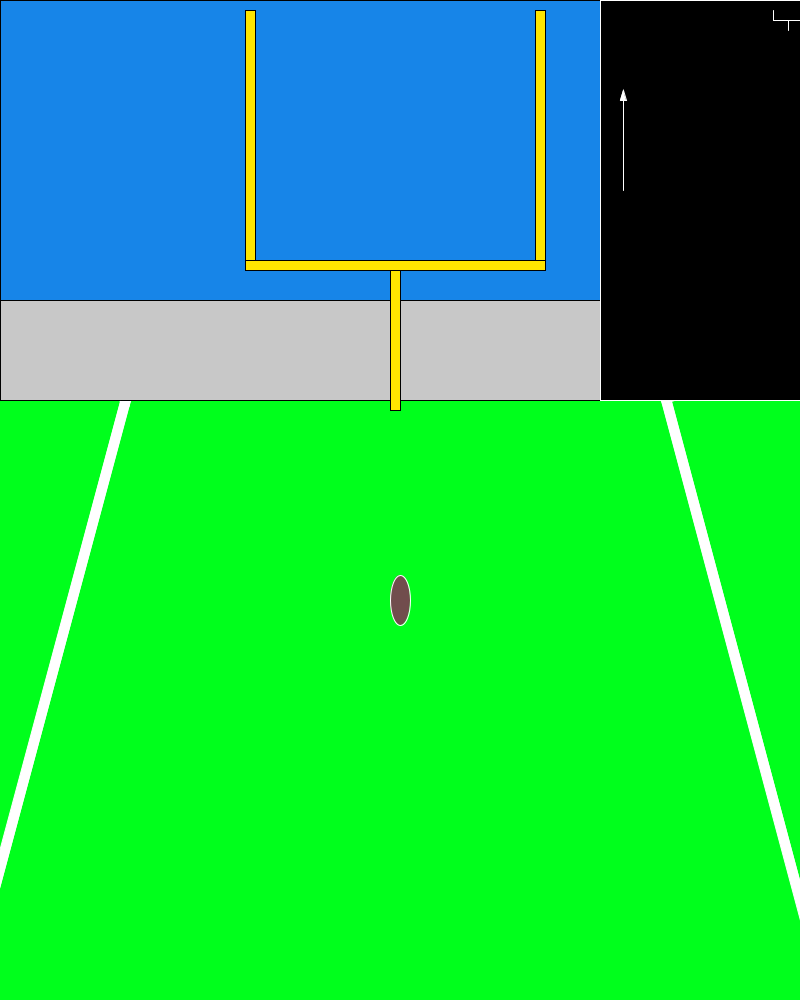
Frame 1 (no input)
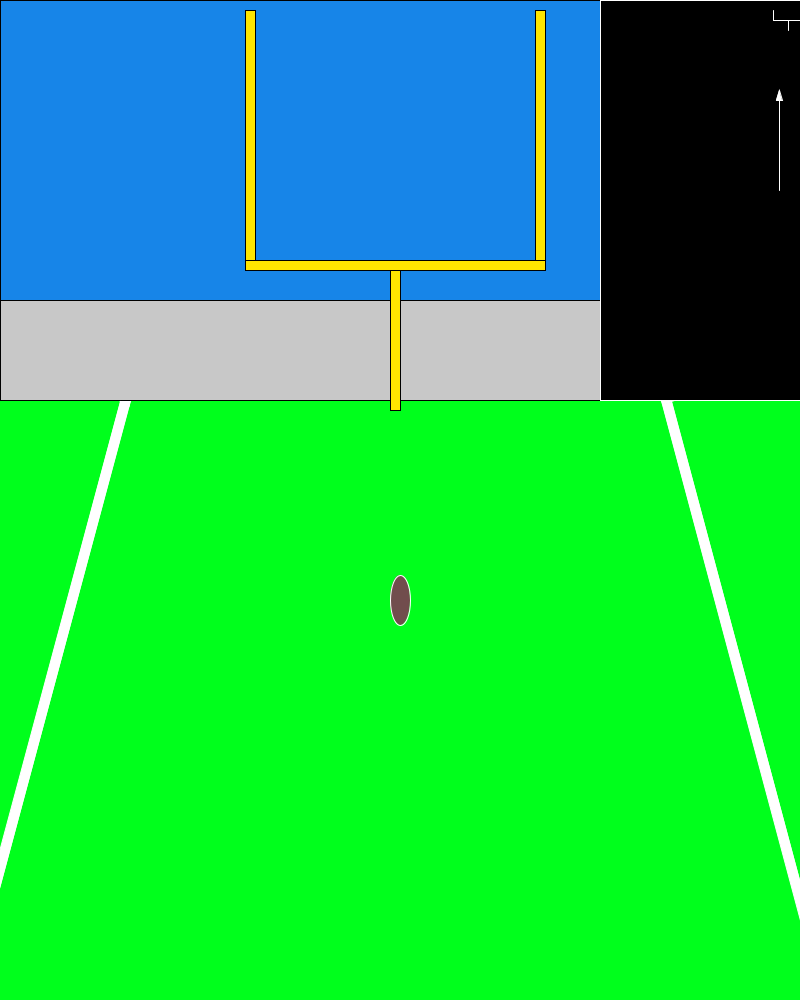
Frame 60 (the mouse pressed at the canvas centre just before this capture)
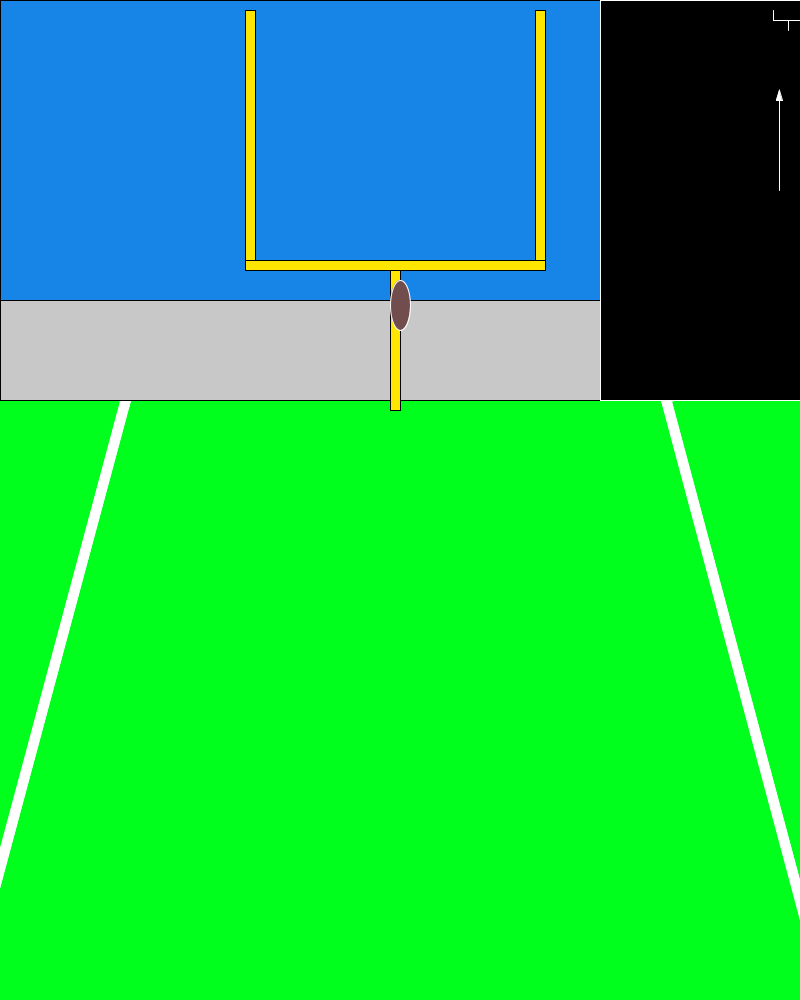
Frame 120 (the mouse held since frame 60 and released just before this capture)

The Processing sketch that drew these frames (run headless with seeded random() and noise(); from frame 60 on, the mouse is pressed at the canvas centre):

// Processing sketch: animation_semester1_project
// ── animation_semester1_project.pde
float fgx1 = 0;
int line_x = 620;
int mousepressed = 0;
int dir =1;
int loseOrWin = 0;
float fgx2 = fgx1+30;
float middle = (fgx1+fgx2)/2;
float chance = random(1, 100);
float speed = random(1, 10);
float football_x = 400;
float football_y = 600;
float movement = 50;

void setup() {
  size(800, 1000);
  fgx1 = random(650, 780);
  
}

void mousePressed() {
  mousepressed = 1;
  if (line_x <= fgx1 || line_x >= fgx2) {
    loseOrWin = 2;
  }
  else {
    print(line_x - middle);
    if (chance >= (abs(line_x - middle)))
//I used processing.org for the absolute value function abs()
    loseOrWin = 1;
    else {
    loseOrWin = 2;
    }
  }
}


void draw() {
  if (line_x >=790 || line_x <= 610) {
    dir *= -1;}
  if(mousepressed == 0) {
    line_x += (speed*dir);
    
  }
  middle = (fgx1+fgx2)/2;
  stroke(0);
  fgx2 = fgx1+30;
  background(0, 255, 28);
  fill(23, 133, 232);
  rect(0, 0, width, 360);
  fill(200);
  rect(0, 300, width, 100);
  fill(255, 230, 0);
  rect(390, 260, 10, 150);
  rect(245, 260, 300, 10);
  rect(245, 10, 10, 250);
  rect(535, 10, 10, 250);
  fill(255);
  stroke(255);
  rotate(radians(15));
  rect(220, 357, 10, 550);
  triangle(220, 357, 230, 354, 230, 360);
  rotate(radians(-30));
  rect(535, 562, 10, 550);
  triangle(535, 562, 545, 562, 535, 559);  
  rotate(radians(15));
  fill(0);
  rect(600, 0, 200, 400);
  fill(255);
  line(fgx1, 10, fgx1, 20);
  line(fgx2, 10, fgx2, 20);
  line(fgx1, 20, fgx2, 20);
  line(fgx1 + 15, 20, fgx1 + 15, 30);
  line(line_x, 190, line_x, 100);
  triangle(line_x, 90, line_x+3, 100, line_x-3, 100);
  fill(113, 77, 77);
  ellipse(football_x, football_y, 20, movement);
  
  
    
  
  if (loseOrWin == 1) {
     if (football_y > 100);
         football_y -= 5;
                 
     
       }
     
  if (loseOrWin == 2) {
    if(football_y > -50){
      football_y -=5;
     if (line_x < middle) {
      football_x -=2.5;}
      else {
      football_x +=2.5;
      }
  }
 
  
 
  
  }
  
}
